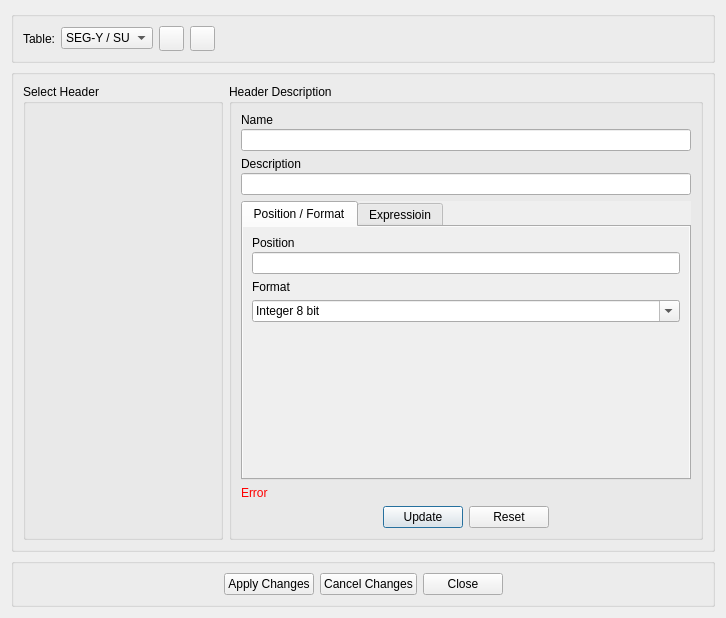
<?xml version="1.0" encoding="UTF-8"?>
<ui version="4.0">
 <class>EditHdrDialog</class>
 <widget class="QDialog" name="EditHdrDialog">
  <property name="geometry">
   <rect>
    <x>0</x>
    <y>0</y>
    <width>726</width>
    <height>618</height>
   </rect>
  </property>
  <property name="windowTitle">
   <string>Header Editor</string>
  </property>
  <layout class="QVBoxLayout" name="verticalLayout_4">
   <item>
    <widget class="QGroupBox" name="groupBox_5">
     <property name="sizePolicy">
      <sizepolicy hsizetype="Preferred" vsizetype="Fixed">
       <horstretch>0</horstretch>
       <verstretch>0</verstretch>
      </sizepolicy>
     </property>
     <property name="title">
      <string/>
     </property>
     <layout class="QHBoxLayout" name="horizontalLayout">
      <item>
       <widget class="QLabel" name="label_6">
        <property name="text">
         <string>Table:</string>
        </property>
       </widget>
      </item>
      <item>
       <widget class="QComboBox" name="cbSet">
        <property name="editable">
         <bool>false</bool>
        </property>
        <property name="currentIndex">
         <number>0</number>
        </property>
        <item>
         <property name="text">
          <string>SEG-Y / SU</string>
         </property>
        </item>
        <item>
         <property name="text">
          <string>CST</string>
         </property>
        </item>
       </widget>
      </item>
      <item>
       <widget class="QPushButton" name="btnAddItem">
        <property name="enabled">
         <bool>true</bool>
        </property>
        <property name="sizePolicy">
         <sizepolicy hsizetype="Fixed" vsizetype="Fixed">
          <horstretch>0</horstretch>
          <verstretch>0</verstretch>
         </sizepolicy>
        </property>
        <property name="minimumSize">
         <size>
          <width>25</width>
          <height>25</height>
         </size>
        </property>
        <property name="maximumSize">
         <size>
          <width>25</width>
          <height>25</height>
         </size>
        </property>
        <property name="focusPolicy">
         <enum>Qt::StrongFocus</enum>
        </property>
        <property name="text">
         <string/>
        </property>
        <property name="icon">
         <iconset resource="myrc.qrc">
          <normaloff>:/images/add_item.png</normaloff>:/images/add_item.png</iconset>
        </property>
        <property name="autoDefault">
         <bool>false</bool>
        </property>
       </widget>
      </item>
      <item>
       <widget class="QPushButton" name="btnDelItem">
        <property name="enabled">
         <bool>true</bool>
        </property>
        <property name="sizePolicy">
         <sizepolicy hsizetype="Fixed" vsizetype="Fixed">
          <horstretch>0</horstretch>
          <verstretch>0</verstretch>
         </sizepolicy>
        </property>
        <property name="minimumSize">
         <size>
          <width>25</width>
          <height>25</height>
         </size>
        </property>
        <property name="maximumSize">
         <size>
          <width>25</width>
          <height>25</height>
         </size>
        </property>
        <property name="text">
         <string/>
        </property>
        <property name="icon">
         <iconset resource="myrc.qrc">
          <normaloff>:/images/delete_item.png</normaloff>:/images/delete_item.png</iconset>
        </property>
        <property name="autoDefault">
         <bool>false</bool>
        </property>
       </widget>
      </item>
      <item>
       <spacer name="horizontalSpacer_6">
        <property name="orientation">
         <enum>Qt::Horizontal</enum>
        </property>
        <property name="sizeHint" stdset="0">
         <size>
          <width>394</width>
          <height>17</height>
         </size>
        </property>
       </spacer>
      </item>
     </layout>
    </widget>
   </item>
   <item>
    <widget class="QGroupBox" name="groupBox_2">
     <property name="title">
      <string/>
     </property>
     <layout class="QHBoxLayout" name="horizontalLayout_3">
      <item>
       <widget class="QGroupBox" name="hdrsBox">
        <property name="sizePolicy">
         <sizepolicy hsizetype="Expanding" vsizetype="Expanding">
          <horstretch>0</horstretch>
          <verstretch>0</verstretch>
         </sizepolicy>
        </property>
        <property name="minimumSize">
         <size>
          <width>200</width>
          <height>0</height>
         </size>
        </property>
        <property name="maximumSize">
         <size>
          <width>280</width>
          <height>16777215</height>
         </size>
        </property>
        <property name="title">
         <string>Select Header</string>
        </property>
       </widget>
      </item>
      <item>
       <widget class="QGroupBox" name="selHdrsBox">
        <property name="sizePolicy">
         <sizepolicy hsizetype="Expanding" vsizetype="Expanding">
          <horstretch>0</horstretch>
          <verstretch>0</verstretch>
         </sizepolicy>
        </property>
        <property name="minimumSize">
         <size>
          <width>400</width>
          <height>0</height>
         </size>
        </property>
        <property name="title">
         <string>Header Description</string>
        </property>
        <layout class="QVBoxLayout" name="verticalLayout_3">
         <item>
          <layout class="QVBoxLayout" name="verticalLayout_2">
           <property name="spacing">
            <number>2</number>
           </property>
           <item>
            <widget class="QLabel" name="label_2">
             <property name="text">
              <string>Name</string>
             </property>
            </widget>
           </item>
           <item>
            <widget class="QLineEdit" name="edName"/>
           </item>
          </layout>
         </item>
         <item>
          <layout class="QVBoxLayout" name="verticalLayout">
           <property name="spacing">
            <number>2</number>
           </property>
           <item>
            <widget class="QLabel" name="label_3">
             <property name="text">
              <string>Description</string>
             </property>
            </widget>
           </item>
           <item>
            <widget class="QLineEdit" name="edDesc"/>
           </item>
          </layout>
         </item>
         <item>
          <widget class="QTabWidget" name="tabMode">
           <property name="autoFillBackground">
            <bool>true</bool>
           </property>
           <property name="currentIndex">
            <number>0</number>
           </property>
           <widget class="QWidget" name="tab">
            <property name="autoFillBackground">
             <bool>true</bool>
            </property>
            <attribute name="title">
             <string>Position / Format</string>
            </attribute>
            <layout class="QVBoxLayout" name="verticalLayout_7">
             <item>
              <layout class="QVBoxLayout" name="verticalLayout_5">
               <property name="spacing">
                <number>2</number>
               </property>
               <item>
                <widget class="QLabel" name="label_4">
                 <property name="text">
                  <string>Position</string>
                 </property>
                </widget>
               </item>
               <item>
                <widget class="QLineEdit" name="edPos"/>
               </item>
              </layout>
             </item>
             <item>
              <layout class="QVBoxLayout" name="verticalLayout_6">
               <item>
                <widget class="QLabel" name="label_5">
                 <property name="text">
                  <string>Format</string>
                 </property>
                </widget>
               </item>
               <item>
                <widget class="QComboBox" name="cbForm">
                 <property name="editable">
                  <bool>true</bool>
                 </property>
                 <property name="currentIndex">
                  <number>0</number>
                 </property>
                 <item>
                  <property name="text">
                   <string>Integer 8 bit</string>
                  </property>
                 </item>
                 <item>
                  <property name="text">
                   <string>Integer 16 bit</string>
                  </property>
                 </item>
                 <item>
                  <property name="text">
                   <string>Unsigned integer 16 bit</string>
                  </property>
                 </item>
                 <item>
                  <property name="text">
                   <string>Ineger 32 bit</string>
                  </property>
                 </item>
                 <item>
                  <property name="text">
                   <string>IEEE float 32 bit</string>
                  </property>
                 </item>
                 <item>
                  <property name="text">
                   <string>IEEE float 64 bit</string>
                  </property>
                 </item>
                 <item>
                  <property name="text">
                   <string>IBM float 32 bit</string>
                  </property>
                 </item>
                 <item>
                  <property name="text">
                   <string>Expression</string>
                  </property>
                 </item>
                </widget>
               </item>
              </layout>
             </item>
             <item>
              <spacer name="verticalSpacer">
               <property name="orientation">
                <enum>Qt::Vertical</enum>
               </property>
               <property name="sizeHint" stdset="0">
                <size>
                 <width>20</width>
                 <height>124</height>
                </size>
               </property>
              </spacer>
             </item>
            </layout>
           </widget>
           <widget class="QWidget" name="tab_2">
            <property name="autoFillBackground">
             <bool>true</bool>
            </property>
            <attribute name="title">
             <string>Expressioin</string>
            </attribute>
            <layout class="QHBoxLayout" name="horizontalLayout_5">
             <item>
              <widget class="QPlainTextEdit" name="txtExpr"/>
             </item>
             <item>
              <widget class="QGroupBox" name="groupBox">
               <property name="minimumSize">
                <size>
                 <width>200</width>
                 <height>0</height>
                </size>
               </property>
               <property name="title">
                <string>Header List</string>
               </property>
               <layout class="QVBoxLayout" name="verticalLayout_8">
                <property name="spacing">
                 <number>0</number>
                </property>
                <property name="leftMargin">
                 <number>0</number>
                </property>
                <property name="topMargin">
                 <number>0</number>
                </property>
                <property name="rightMargin">
                 <number>0</number>
                </property>
                <property name="bottomMargin">
                 <number>0</number>
                </property>
                <item>
                 <widget class="QPushButton" name="insBtn">
                  <property name="sizePolicy">
                   <sizepolicy hsizetype="Fixed" vsizetype="Fixed">
                    <horstretch>0</horstretch>
                    <verstretch>0</verstretch>
                   </sizepolicy>
                  </property>
                  <property name="maximumSize">
                   <size>
                    <width>16777215</width>
                    <height>16</height>
                   </size>
                  </property>
                  <property name="text">
                   <string/>
                  </property>
                  <property name="icon">
                   <iconset resource="myrc.qrc">
                    <normaloff>:/images/ToLeft.png</normaloff>:/images/ToLeft.png</iconset>
                  </property>
                  <property name="autoDefault">
                   <bool>false</bool>
                  </property>
                 </widget>
                </item>
                <item>
                 <widget class="QFrame" name="frmHdrs">
                  <property name="frameShape">
                   <enum>QFrame::StyledPanel</enum>
                  </property>
                  <property name="frameShadow">
                   <enum>QFrame::Raised</enum>
                  </property>
                 </widget>
                </item>
               </layout>
              </widget>
             </item>
            </layout>
           </widget>
          </widget>
         </item>
         <item>
          <widget class="QLabel" name="lbErr">
           <property name="palette">
            <palette>
             <active>
              <colorrole role="WindowText">
               <brush brushstyle="SolidPattern">
                <color alpha="255">
                 <red>255</red>
                 <green>0</green>
                 <blue>0</blue>
                </color>
               </brush>
              </colorrole>
             </active>
             <inactive>
              <colorrole role="WindowText">
               <brush brushstyle="SolidPattern">
                <color alpha="255">
                 <red>255</red>
                 <green>0</green>
                 <blue>0</blue>
                </color>
               </brush>
              </colorrole>
             </inactive>
             <disabled>
              <colorrole role="WindowText">
               <brush brushstyle="SolidPattern">
                <color alpha="255">
                 <red>120</red>
                 <green>120</green>
                 <blue>120</blue>
                </color>
               </brush>
              </colorrole>
             </disabled>
            </palette>
           </property>
           <property name="text">
            <string>Error</string>
           </property>
          </widget>
         </item>
         <item>
          <layout class="QHBoxLayout" name="horizontalLayout_4">
           <item>
            <spacer name="horizontalSpacer_4">
             <property name="orientation">
              <enum>Qt::Horizontal</enum>
             </property>
             <property name="sizeHint" stdset="0">
              <size>
               <width>40</width>
               <height>20</height>
              </size>
             </property>
            </spacer>
           </item>
           <item>
            <widget class="QPushButton" name="btnUpdate">
             <property name="text">
              <string>Update</string>
             </property>
            </widget>
           </item>
           <item>
            <widget class="QPushButton" name="btnReset">
             <property name="text">
              <string>Reset</string>
             </property>
            </widget>
           </item>
           <item>
            <spacer name="horizontalSpacer_5">
             <property name="orientation">
              <enum>Qt::Horizontal</enum>
             </property>
             <property name="sizeHint" stdset="0">
              <size>
               <width>40</width>
               <height>20</height>
              </size>
             </property>
            </spacer>
           </item>
          </layout>
         </item>
        </layout>
       </widget>
      </item>
     </layout>
    </widget>
   </item>
   <item>
    <widget class="QGroupBox" name="groupBox_3">
     <property name="sizePolicy">
      <sizepolicy hsizetype="Preferred" vsizetype="Fixed">
       <horstretch>0</horstretch>
       <verstretch>0</verstretch>
      </sizepolicy>
     </property>
     <property name="title">
      <string/>
     </property>
     <layout class="QHBoxLayout" name="horizontalLayout_2">
      <item>
       <spacer name="horizontalSpacer">
        <property name="orientation">
         <enum>Qt::Horizontal</enum>
        </property>
        <property name="sizeHint" stdset="0">
         <size>
          <width>203</width>
          <height>20</height>
         </size>
        </property>
       </spacer>
      </item>
      <item>
       <widget class="QPushButton" name="btnApply">
        <property name="text">
         <string>Apply Changes</string>
        </property>
       </widget>
      </item>
      <item>
       <widget class="QPushButton" name="btnDiscard">
        <property name="text">
         <string>Cancel Changes</string>
        </property>
       </widget>
      </item>
      <item>
       <widget class="QPushButton" name="btnClose">
        <property name="text">
         <string>Close</string>
        </property>
       </widget>
      </item>
      <item>
       <spacer name="horizontalSpacer_2">
        <property name="orientation">
         <enum>Qt::Horizontal</enum>
        </property>
        <property name="sizeHint" stdset="0">
         <size>
          <width>202</width>
          <height>20</height>
         </size>
        </property>
       </spacer>
      </item>
     </layout>
    </widget>
   </item>
  </layout>
 </widget>
 <resources>
  <include location="myrc.qrc"/>
 </resources>
 <connections/>
</ui>
